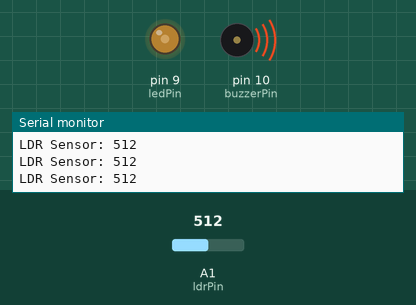
Simulated run of this sketch. Board: Arduino Uno, built with avr-gcc and run on an emulated ATmega328P. Shown: output pins drawn as LEDs (lit = HIGH), buzzer (waves = sounding), the last lines printed to the serial monitor. The test bench sets the inputs (shaded band); at power-on: A1 (ldrPin) = 512.

Above: at 1.3 s.
1.4 s: A1 (ldrPin) set to 716
At 2.7 s:
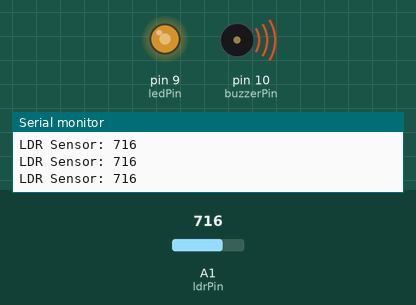
3.0 s: A1 (ldrPin) set to 900
At 4.0 s:
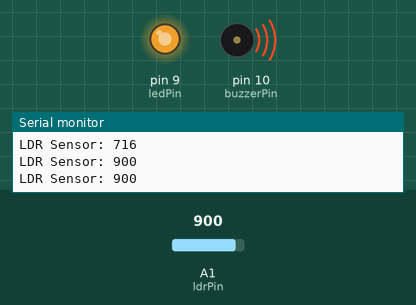
4.5 s: A1 (ldrPin) set to 306
At 5.2 s:
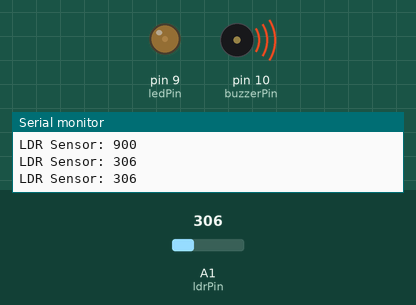
6.0 s: A1 (ldrPin) set to 190
At 6.4 s:
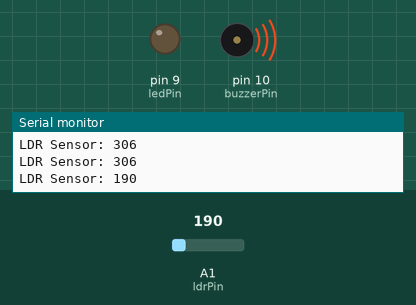
7.5 s: A1 (ldrPin) set to 511
At 8.7 s:
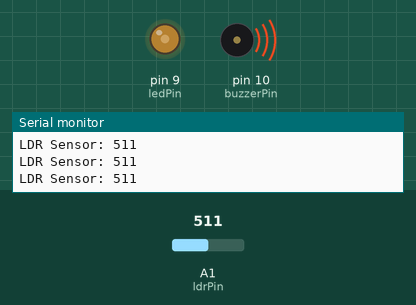
9.0 s: A1 (ldrPin) set to 122
At 10.0 s:
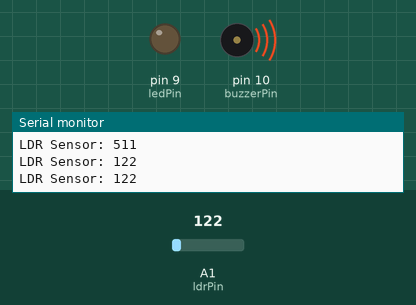
Timing chart, 0 to 11.5 s (numbered marks = the images above; inputs shaded):
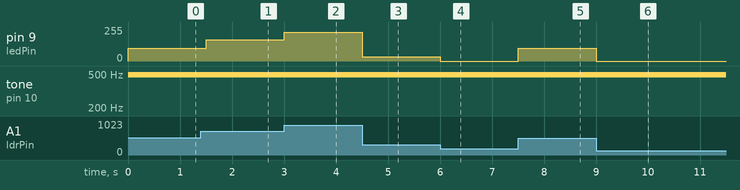

The sketch:

ldrSensorIncreaseLedValue.ino
```cpp
int ldrPin = A1;
int ledPin = 9;
int buzzerPin = 10;

void setup() {
  pinMode(ldrPin, INPUT);
  pinMode(ledPin, OUTPUT);
  pinMode(buzzerPin, OUTPUT);
  Serial.begin(9600);
}

void loop() {
  int ldrValue = analogRead(ldrPin);
  Serial.print("LDR Sensor: ");
  Serial.println(ldrValue);

  if (ldrValue < 200) {
    analogWrite(ledPin, 0);
    analogWrite(buzzerPin, 0);
  } else {
    int pwmValue = map(ldrValue, 200, 1023, 0, 255);
    pwmValue = constrain(pwmValue, 0, 255);

    analogWrite(ledPin, pwmValue);
    analogWrite(buzzerPin, pwmValue);
  }

  delay(500);
}
```

Measured:
- after the input at 1.4 s, pin 9 (ledPin): 96/255 → 159/255 after 0.10 s
- after the input at 3.0 s, pin 9 (ledPin): 159/255 → 216/255 at once
- after the input at 4.5 s, pin 9 (ledPin): 216/255 → 32/255 at once
- after the input at 6.0 s, pin 9 (ledPin): 32/255 → 0/255 at once
- after the input at 7.5 s, pin 9 (ledPin): 0/255 → 96/255 at once
- after the input at 9.0 s, pin 9 (ledPin): 96/255 → 0/255 at once
